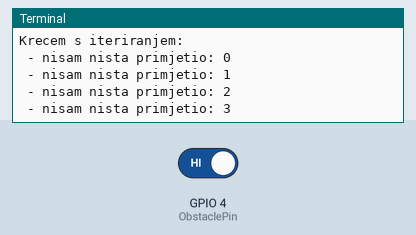
Recording of a program running on a simulated Raspberry Pi (BCM pin numbers). On the bench: the last lines printed to the terminal. The inputs (shaded band) are chosen by the test bench; at power-on: GPIO 4 (ObstaclePin) HIGH.

Above: at 1.2 s.
1.3 s: GPIO 4 (ObstaclePin) driven LOW
At 1.71 s:
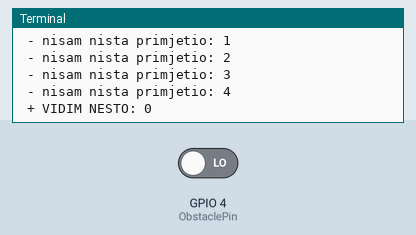
3.3 s: GPIO 4 (ObstaclePin) driven HIGH
At 3.51 s:
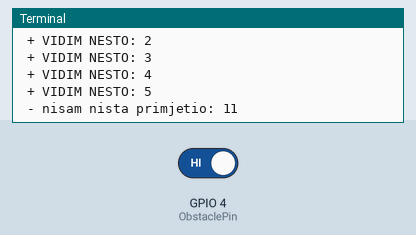

The program:

avoidance_sensor_test.py
```python
import RPi.GPIO as GPIO
from time import sleep

ObstaclePin = 4

def setup():
    GPIO.setmode(GPIO.BCM)
    GPIO.setup(ObstaclePin, GPIO.IN)

def loop():
    print("Krecem s iteriranjem:")
    i = 0
    j = 0
    while True:
        input_data = GPIO.input(ObstaclePin)
        # print(f"< dobio sam: {input_data}")
        # detected = GPIO.event_detected(ObstaclePin)
        if input_data == GPIO.LOW:
            print(f" + VIDIM NESTO: {j}")
            j += 1
        else:
            print(f" - nisam nista primjetio: {i}")

        i += 1
        sleep(0.3)


def destroy():
    GPIO.cleanup()

if __name__ == '__main__':
    setup()
    try:
        loop()
    except Exception:
        destroy()
```

Measured:
- after the input at 1.3 s, the terminal: prints a new line after 0.20 s (image 1)
- after the input at 3.3 s, the terminal: prints a new line at once (image 2)
